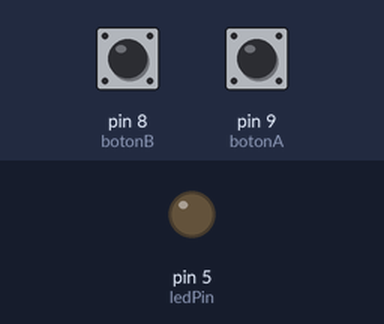
Bench run of a sketch on a simulated Arduino Uno, built with avr-gcc and run on an emulated ATmega328P. On the bench: output pins drawn as LEDs (lit = HIGH). The inputs (shaded band) are chosen by the test bench; at power-on: pin 9 (botonA) HIGH, pin 8 (botonB) HIGH.

Above: at 1.2 s.
1.3 s: pin 9 (botonA) pulled LOW for 0.15 s
At 2.5 s:
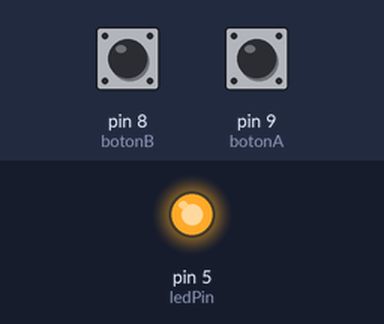
2.9 s: pin 8 (botonB) pulled LOW for 0.15 s
At 3.9 s:
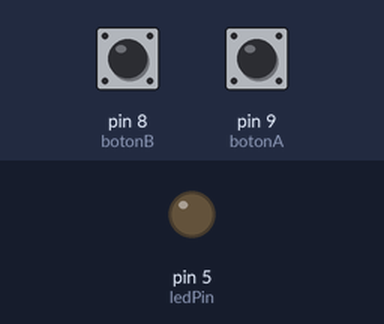
4.5 s: pin 9 (botonA) pulled LOW for 1 s
At 5.1 s:
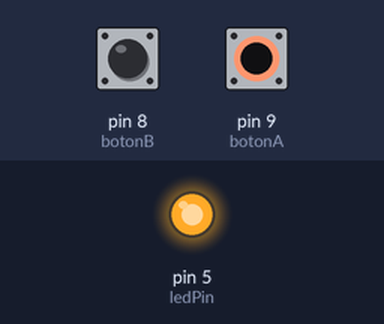
7.0 s: pin 8 (botonB) driven LOW and pin 9 (botonA) driven LOW
At 7.3 s:
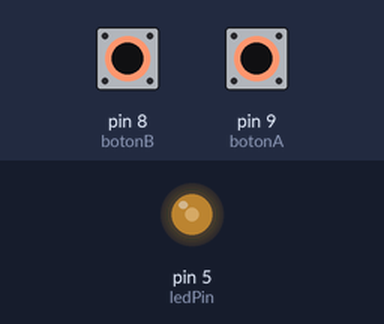
8.5 s: pin 8 (botonB) driven HIGH
At 9.2 s:
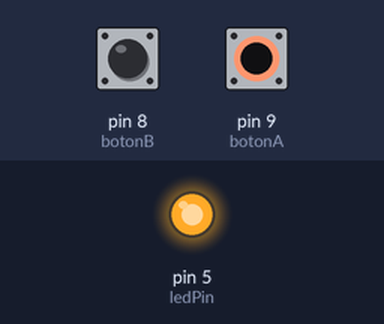
Timing chart, 0 to 11.0 s (numbered marks = the images above; inputs shaded):
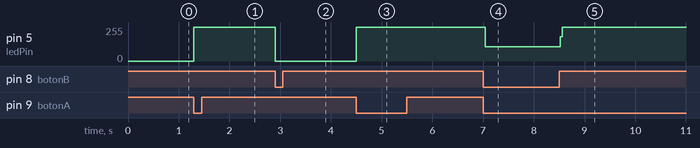

Measured:
- after the input at 1.3 s, pin 5 (ledPin): 0/255 → 255/255 at once
- after the input at 2.9 s, pin 5 (ledPin): 255/255 → 0/255 at once
- after the input at 4.5 s, pin 5 (ledPin): 0/255 → 255/255 at once
- after the input at 7.0 s, pin 5 (ledPin): 255/255 → 108/255 at once
- after the input at 8.5 s, pin 5 (ledPin): 108/255 → 255/255 at once

The sketch:

controlar-led-con-dos-botones.ino
```cpp
// TUTORIAL INGTELECTO PRO

// Lección 3: Controlar un LED con dos pulsadores (INPUT_PULLUP)

// Listo para cualquier placa de desarrollo STEREN, ARDUINO, REX QUALIS, ETC.
// --- 1. Variables Globales ---

// Definimos los pines que vamos a utilizar.

// Usar variables hace el código más legible y fácil de modificar.

int ledPin = 5; // El pin donde está conectado el LED

int botonA = 9; // El pin para el botón de ENCENDIDO (ON)

int botonB = 8; // El pin para el botón de APAGADO (OFF)
// --- 2. Configuración (Setup) ---

// Esta función se ejecuta UNA SOLA VEZ al encender o resetear el Arduino.

void setup() {

// Configuramos el pin del LED como SALIDA (OUTPUT)

// Le diremos al Arduino que ENVIARÁ voltaje por este pin.

pinMode(ledPin, OUTPUT);
// Configuramos los pines de los botones como ENTRADA PULL-UP (INPUT_PULLUP)

// 1. INPUT: Le decimos que LEERÁ voltaje de este pin.

// 2. PULLUP: Activamos la resistencia interna a 5V.

// Esto significa que el pin leerá HIGH por defecto,

// y leerá LOW solo cuando se presione el botón (lógica invertida).

pinMode(botonA, INPUT_PULLUP);

pinMode(botonB, INPUT_PULLUP);

}
// --- 3. Bucle Principal (Loop) ---

// Esta función se repite continuamente, miles de veces por segundo.

void loop() {
// --- Lógica del Botón A (Encender) ---
// Preguntamos: "¿El estado del botón A es LOW (Bajo)?"

// Recordamos que LOW significa que el botón ESTÁ PRESIONADO.

if (digitalRead(botonA) == LOW) {

// Si SÍ está presionado, encendemos el LED enviando un estado ALTO (HIGH / 5V)

digitalWrite(ledPin, HIGH);

}
// --- Lógica del Botón B (Apagar) ---
// Preguntamos: "¿El estado del botón B es LOW (Bajo)?"

// (Botón B presionado)

if (digitalRead(botonB) == LOW) {

// Si SÍ está presionado, apagamos el LED enviando un estado BAJO (LOW / 0V)

digitalWrite(ledPin, LOW);

}
// El LED mantendrá su último estado hasta que se presione el otro botón.

}
```
